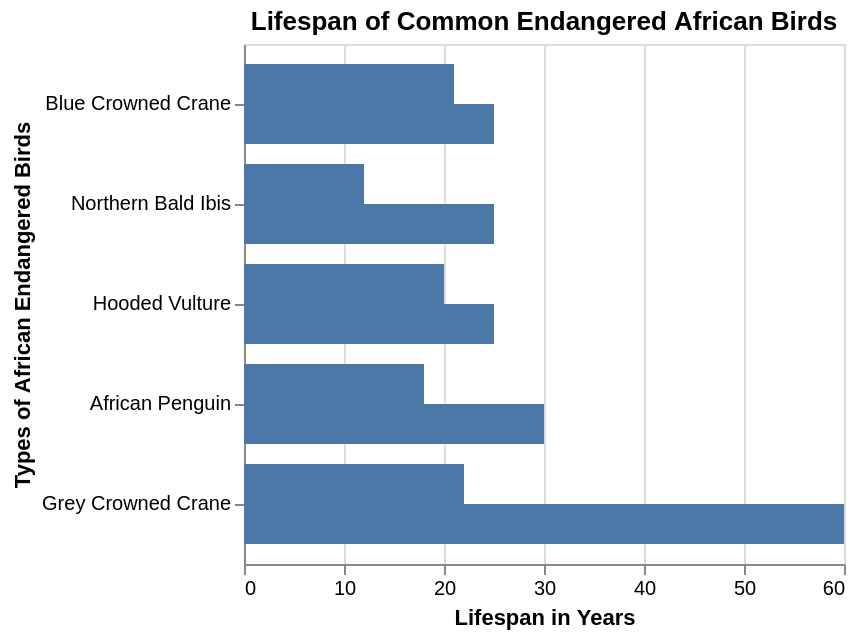

Here is the Vega-Lite specification saved for this chart:
### Vega-Lite specification from a JSON file in a GitHub repository (floating-point values rounded to 4 significant figures)
{"$schema": "https://vega.github.io/schema/vega-lite/v5.json", "description": "Lifespan of Common Endangered African Birds", "data": {"values": [{"Bird": "Grey Crowned Crane", "Lifespan": 22, "Condition": "Captive"}, {"Bird": "Grey Crowned Crane", "Lifespan": 60, "Condition": "Wild"}, {"Bird": "African Penguin", "Lifespan": 18, "Condition": "Captive"}, {"Bird": "African Penguin", "Lifespan": 30, "Condition": "Wild"}, {"Bird": "Hooded Vulture", "Lifespan": 20, "Condition": "Captive"}, {"Bird": "Hooded Vulture", "Lifespan": 25, "Condition": "Wild"}, {"Bird": "Northern Bald Ibis", "Lifespan": 12, "Condition": "Captive"}, {"Bird": "Northern Bald Ibis", "Lifespan": 25, "Condition": "Wild"}, {"Bird": "Blue Crowned Crane", "Lifespan": 21, "Condition": "Captive"}, {"Bird": "Blue Crowned Crane", "Lifespan": 25, "Condition": "Wild"}]}, "mark": "bar", "encoding": {"y": {"field": "Bird", "type": "nominal", "axis": {"title": "Types of African Endangered Birds"}, "sort": ["Blue Crowned Crane", "Northern Bald Ibis", "Hooded Vulture", "African Penguin", "Grey Crowned Crane"]}, "x": {"field": "Lifespan", "type": "quantitative", "axis": {"title": "Lifespan in Years", "style": ["solidGrid"], "staggerLabels": true}}, "texture": {"field": "Condition", "type": "nominal", "legend": {"title": "Key"}, "scale": {"domain": ["Captive", "Wild"]}}, "yOffset": {"field": "Condition"}}, "title": {"text": "Lifespan of Common Endangered African Birds"}}
